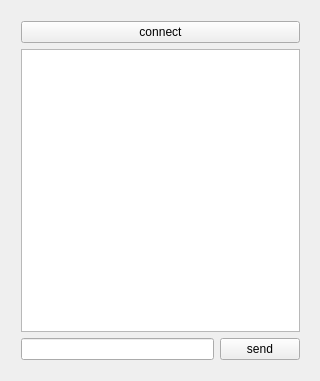
<?xml version="1.0" encoding="UTF-8"?>
<ui version="4.0">
 <class>ChatWidgetClass</class>
 <widget class="QWidget" name="ChatWidgetClass">
  <property name="geometry">
   <rect>
    <x>0</x>
    <y>0</y>
    <width>320</width>
    <height>381</height>
   </rect>
  </property>
  <property name="windowTitle">
   <string>ChatWidget</string>
  </property>
  <widget class="QWidget" name="">
   <property name="geometry">
    <rect>
     <x>10</x>
     <y>10</y>
     <width>301</width>
     <height>361</height>
    </rect>
   </property>
   <layout class="QGridLayout" name="gridLayout">
    <item row="1" column="0" colspan="2">
     <widget class="QTextBrowser" name="textBrowser"/>
    </item>
    <item row="2" column="0">
     <widget class="QLineEdit" name="lineEdit"/>
    </item>
    <item row="2" column="1">
     <widget class="QPushButton" name="sendButton">
      <property name="text">
       <string>send</string>
      </property>
     </widget>
    </item>
    <item row="0" column="0" colspan="2">
     <widget class="QPushButton" name="connectButton">
      <property name="text">
       <string>connect</string>
      </property>
     </widget>
    </item>
   </layout>
  </widget>
 </widget>
 <layoutdefault spacing="6" margin="11"/>
 <resources/>
 <connections>
  <connection>
   <sender>connectButton</sender>
   <signal>clicked()</signal>
   <receiver>ChatWidgetClass</receiver>
   <slot>on_connectButton_clicked()</slot>
   <hints>
    <hint type="sourcelabel">
     <x>65</x>
     <y>20</y>
    </hint>
    <hint type="destinationlabel">
     <x>19</x>
     <y>-11</y>
    </hint>
   </hints>
  </connection>
  <connection>
   <sender>sendButton</sender>
   <signal>released()</signal>
   <receiver>ChatWidgetClass</receiver>
   <slot>on_sendButton_clicked()</slot>
   <hints>
    <hint type="sourcelabel">
     <x>287</x>
     <y>367</y>
    </hint>
    <hint type="destinationlabel">
     <x>300</x>
     <y>378</y>
    </hint>
   </hints>
  </connection>
 </connections>
 <slots>
  <slot>on_connectButton_clicked()</slot>
  <slot>on_sendButton_clicked()</slot>
 </slots>
</ui>
